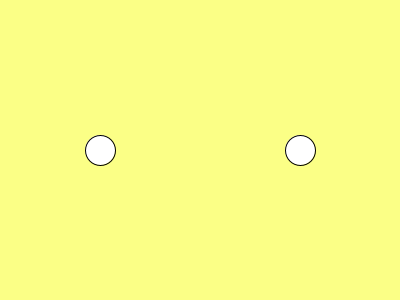
Frame 1 (no input)
Frame 60 (the mouse pressed at the canvas centre just before this capture): identical to frame 1, image omitted
Frame 120 (the mouse held since frame 60 and released just before this capture): identical to frame 1, image omitted

The Processing sketch that drew this single still picture (run headless with seeded random() and noise(); from frame 60 on, the mouse is pressed at the canvas centre):

// Processing sketch: week16_two_player_together_vx_vy
// ── week16_two_player_together_vx_vy.pde
void setup(){
  size(400,300);
}
int x=100,y=150,x2=300,y2=150;
int vx=0,vy=0,vx2=0,vy2=0;
void draw(){
  background(#FBFF86);
  ellipse(x,y,30,30);
  ellipse(x2,y2,30,30);
  x+=vx;
  y+=vy;
  x2+=vx2;
  y2+=vy2;
}
void keyPressed(){
  if(key=='w') vy=-2;
  if(key=='s') vy=+2;
  if(key=='a') vx=-2;
  if(key=='d') vx=+2;
  if(keyCode==UP) vy2=-2;
  if(keyCode==DOWN) vy2=+2;
  if(keyCode==LEFT) vx2=-2;
  if(keyCode==RIGHT) vx2=+2;
}
void keyReleased(){
  if(key=='w') vy=0;
  if(key=='s') vy=0;
  if(key=='a') vx=0;
  if(key=='d') vx=0;
  if(keyCode==UP) vy2=0;
  if(keyCode==DOWN) vy2=0;
  if(keyCode==LEFT) vx2=0;
  if(keyCode==RIGHT) vx2=0;
}
